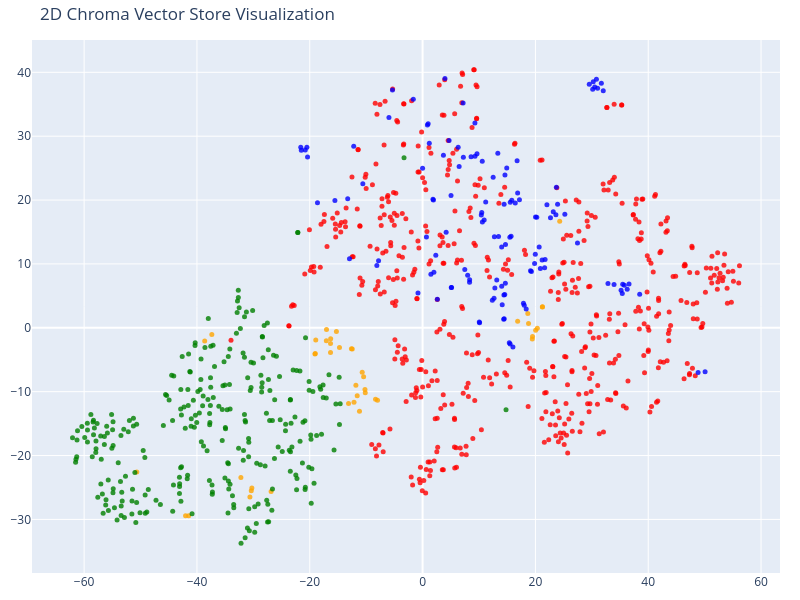

The code cell stored with this chart in its notebook:
### Code cell
# We humans find it easier to visalize things in 2D!
# Reduce the dimensionality of the vectors to 2D using t-SNE
# (t-distributed stochastic neighbor embedding)

tsne = TSNE(n_components=2, random_state=42)
reduced_vectors = tsne.fit_transform(vectors)

# Create the 2D scatter plot
fig = go.Figure(
    data=[
        go.Scatter(
            x=reduced_vectors[:, 0],
            y=reduced_vectors[:, 1],
            mode="markers",
            marker=dict(size=5, color=colors, opacity=0.8),
            text=[
                f"Type: {t}<br>Text: {d[:100]}..." for t, d in zip(doc_types, documents)
            ],
            hoverinfo="text",
        )
    ]
)

fig.update_layout(
    title="2D Chroma Vector Store Visualization",
    scene=dict(xaxis_title="x", yaxis_title="y"),
    width=800,
    height=600,
    margin=dict(r=20, b=10, l=10, t=40),
)

fig.show()

### Figure 1 — Plotly figure (JSON) as saved in the notebook; plotly's stock layout.template omitted (floating-point values rounded to 4 significant figures; data arrays with more than 128 entries replaced by an {"elided": "..."} marker saying what was removed)
{"data": [{"hoverinfo": "text", "marker": {"color": {"elided": "970 str values"}, "opacity": 0.8, "size": 5}, "mode": "markers", "text": {"elided": "970 str values"}, "type": "scatter", "x": {"elided": "970 float values"}, "y": {"elided": "970 float values"}}], "layout": {"height": 600, "margin": {"b": 10, "l": 10, "r": 20, "t": 40}, "scene": {"xaxis": {"title": {"text": "x"}}, "yaxis": {"title": {"text": "y"}}}, "title": {"text": "2D Chroma Vector Store Visualization"}, "width": 800}}
